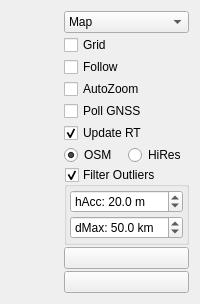
     <widget class="QWidget" name="layoutWidget">
      <layout class="QHBoxLayout" name="horizontalLayout_2" stretch="1,0">
       <item>
        <widget class="QStackedWidget" name="mapStack">
         <property name="sizePolicy">
          <sizepolicy hsizetype="MinimumExpanding" vsizetype="Preferred">
           <horstretch>0</horstretch>
           <verstretch>0</verstretch>
          </sizepolicy>
         </property>
         <property name="currentIndex">
          <number>0</number>
         </property>
         <widget class="QWidget" name="mapPage">
          <layout class="QVBoxLayout" name="mapPageLayout">
           <property name="leftMargin"><number>0</number></property>
           <property name="topMargin"><number>0</number></property>
           <property name="rightMargin"><number>0</number></property>
           <property name="bottomMargin"><number>0</number></property>
           <item>
            <widget class="MapWidget" name="map" native="true">
             <property name="sizePolicy">
              <sizepolicy hsizetype="MinimumExpanding" vsizetype="Preferred">
               <horstretch>0</horstretch>
               <verstretch>0</verstretch>
              </sizepolicy>
             </property>
            </widget>
           </item>
          </layout>
         </widget>
         <widget class="QWidget" name="trajPage">
          <layout class="QHBoxLayout" name="trajPageLayout">
           <property name="leftMargin"><number>0</number></property>
           <property name="topMargin"><number>0</number></property>
           <property name="rightMargin"><number>0</number></property>
           <property name="bottomMargin"><number>0</number></property>
           <item>
            <widget class="QCustomPlot" name="trajDq" native="true"/>
           </item>
           <item>
            <widget class="QCustomPlot" name="trajTn" native="true"/>
           </item>
          </layout>
         </widget>
        </widget>
       </item>
       <item>
        <layout class="QVBoxLayout" name="verticalLayout_2" stretch="0,0,0,0,0,0,0,0,1,0,0">
         <property name="spacing">
          <number>2</number>
         </property>
         <item>
          <widget class="QComboBox" name="viewCombo">
           <property name="toolTip">
            <string>Switch the left panel between the GPS map and the SynRM trajectory view (dq locus + torque-speed) of the logged data.</string>
           </property>
           <item>
            <property name="text">
             <string>Map</string>
            </property>
           </item>
           <item>
            <property name="text">
             <string>Trajectory</string>
            </property>
           </item>
          </widget>
         </item>
         <item>
          <widget class="QCheckBox" name="gridBox">
           <property name="text">
            <string>Grid</string>
           </property>
           <property name="checked">
            <bool>false</bool>
           </property>
          </widget>
         </item>
         <item>
          <widget class="QCheckBox" name="followBox">
           <property name="toolTip">
            <string>Follow log position on map</string>
           </property>
           <property name="text">
            <string>Follow</string>
           </property>
          </widget>
         </item>
         <item>
          <widget class="QCheckBox" name="autoZoomBox">
           <property name="toolTip">
            <string>Zoom in on trajectory when zooming in on data.</string>
           </property>
           <property name="text">
            <string>AutoZoom</string>
           </property>
          </widget>
         </item>
         <item>
          <widget class="QCheckBox" name="pollGnssBox">
           <property name="toolTip">
            <string>Poll realtime GNSS-data from the connected device.</string>
           </property>
           <property name="text">
            <string>Poll GNSS</string>
           </property>
          </widget>
         </item>
         <item>
          <widget class="QCheckBox" name="updateRtBox">
           <property name="toolTip">
            <string>Update plots while receiving data</string>
           </property>
           <property name="text">
            <string>Update RT</string>
           </property>
           <property name="checked">
            <bool>true</bool>
           </property>
          </widget>
         </item>
         <item>
          <layout class="QHBoxLayout" name="horizontalLayout_3">
           <item>
            <widget class="QRadioButton" name="tilesOsmButton">
             <property name="toolTip">
              <string>Use tiles from https://www.openstreetmap.org</string>
             </property>
             <property name="text">
              <string>OSM</string>
             </property>
             <property name="checked">
              <bool>true</bool>
             </property>
            </widget>
           </item>
           <item>
            <widget class="QRadioButton" name="tilesHiResButton">
             <property name="toolTip">
              <string>Use tiles from https://www.fau.de/</string>
             </property>
             <property name="text">
              <string>HiRes</string>
             </property>
             <property name="checked">
              <bool>false</bool>
             </property>
            </widget>
           </item>
          </layout>
         </item>
         <item>
          <widget class="QGroupBox" name="filterOutlierBox">
           <property name="sizePolicy">
            <sizepolicy hsizetype="Preferred" vsizetype="Fixed">
             <horstretch>0</horstretch>
             <verstretch>0</verstretch>
            </sizepolicy>
           </property>
           <property name="title">
            <string>Filter Outliers</string>
           </property>
           <property name="checkable">
            <bool>true</bool>
           </property>
           <property name="checked">
            <bool>true</bool>
           </property>
           <layout class="QVBoxLayout" name="verticalLayout_6">
            <property name="spacing">
             <number>3</number>
            </property>
            <property name="leftMargin">
             <number>3</number>
            </property>
            <property name="topMargin">
             <number>3</number>
            </property>
            <property name="rightMargin">
             <number>3</number>
            </property>
            <property name="bottomMargin">
             <number>3</number>
            </property>
            <item>
             <widget class="QDoubleSpinBox" name="filterhAccBox">
              <property name="toolTip">
               <string>Worst horizontal accuracy for points</string>
              </property>
              <property name="prefix">
               <string>hAcc: </string>
              </property>
              <property name="suffix">
               <string> m</string>
              </property>
              <property name="decimals">
               <number>1</number>
              </property>
              <property name="value">
               <double>20.000000000000000</double>
              </property>
             </widget>
            </item>
            <item>
             <widget class="QDoubleSpinBox" name="filterdMaxBox">
              <property name="toolTip">
               <string>Maximum distance from origin</string>
              </property>
              <property name="prefix">
               <string>dMax: </string>
              </property>
              <property name="suffix">
               <string> km</string>
              </property>
              <property name="decimals">
               <number>1</number>
              </property>
              <property name="maximum">
               <double>999.000000000000000</double>
              </property>
              <property name="value">
               <double>50.000000000000000</double>
              </property>
             </widget>
            </item>
           </layout>
          </widget>
         </item>
         <item>
          <spacer name="verticalSpacer">
           <property name="orientation">
            <enum>Qt::Orientation::Vertical</enum>
           </property>
           <property name="sizeType">
            <enum>QSizePolicy::Policy::MinimumExpanding</enum>
           </property>
           <property name="sizeHint" stdset="0">
            <size>
             <width>0</width>
             <height>0</height>
            </size>
           </property>
          </spacer>
         </item>
         <item>
          <widget class="QPushButton" name="centerButton">
           <property name="toolTip">
            <string>Zoom in on trace</string>
           </property>
           <property name="text">
            <string/>
           </property>
           <property name="icon">
            <iconset resource="../res.qrc">
             <normaloff>:/res/icons/icons8-target-96.png</normaloff>:/res/icons/icons8-target-96.png</iconset>
           </property>
          </widget>
         </item>
         <item>
          <widget class="QPushButton" name="playButton">
           <property name="toolTip">
            <string>Play log in real time</string>
           </property>
           <property name="text">
            <string/>
           </property>
           <property name="icon">
            <iconset resource="../res.qrc">
             <normaloff>:/res/icons/Circled Play-96.png</normaloff>:/res/icons/Circled Play-96.png</iconset>
           </property>
           <property name="checkable">
            <bool>true</bool>
           </property>
          </widget>
         </item>
        </layout>
       </item>
      </layout>
     </widget>
